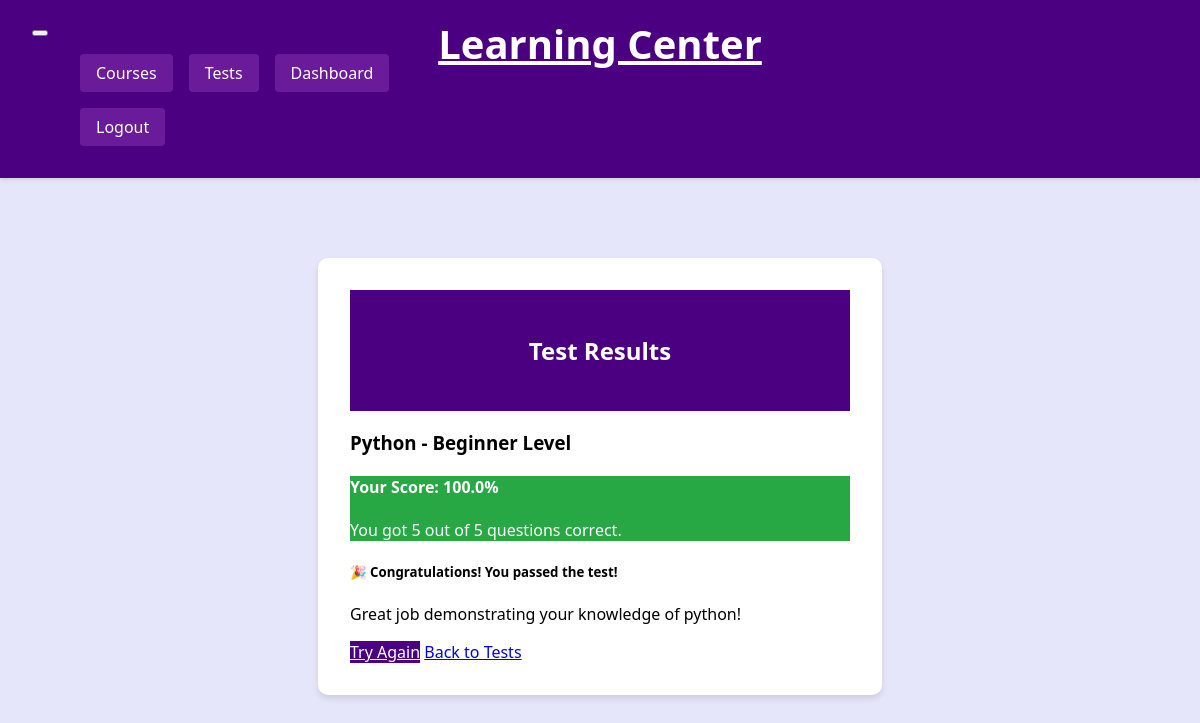
The page /test/result/1/ (signed in) on the database its author committed.
### courses/models.py (models this page shows, shortened)
class TestResult(models.Model):
    LEVELS = [
        ('beginner', 'Beginner'),
        ('intermediate', 'Intermediate'),
        ('advanced', 'Advanced')
    ]
    user = models.ForeignKey(User, on_delete=models.CASCADE)
    topic = models.CharField(max_length=100)
    level = models.CharField(max_length=20, choices=LEVELS, default='beginner')  # Changed from integer to CharField
    score = models.DecimalField(max_digits=5, decimal_places=2)
    total_questions = models.IntegerField()
    correct_answers = models.IntegerField()
    completed_at = models.DateTimeField(auto_now_add=True)
    class Meta:
        ordering = ['-completed_at']

### courses/views.py (the view)
# urls.py: path('test/result/<int:test_id>/', views.test_result, name='test_result'),
@login_required
def test_result(request, test_id):
    try:
        test_result = TestResult.objects.get(id=test_id, user=request.user)
        context = {
            'score_percentage': test_result.score,
            'correct_answers': test_result.correct_answers,
            'total_questions': test_result.total_questions,
            'topic': test_result.topic,
            'level': test_result.level,
            'test_result': test_result
        }
        return render(request, 'courses/test_result.html', context)
    except TestResult.DoesNotExist:
        messages.error(request, "Test result not found.")
        return redirect('courses:test_list')

### courses/context_processors.py (called while the page is built)
def user_stats(request):
    if request.user.is_authenticated:
        return {
            'total_courses': Course.objects.filter(author=request.user).count(),
            'total_tests': TestResult.objects.filter(user=request.user).count(),
        }
    return {}

### courses/templates/courses/test_result.html
{% extends 'courses/base.html' %}
{% block content %}
<div class="container mt-5">
    <div class="auth-container">
    <div class="card">
        <div class="card-header bg-primary text-white">
            <h2 class="mb-0">Test Results</h2>
        </div>
        <div class="card-body">
            <h3>{{ topic|title }} - {{ level|title }} Level</h3>
            <div class="alert {% if score_percentage >= 70 %}alert-success{% else %}alert-warning{% endif %} mt-4">
                <h4 class="alert-heading">Your Score: {{ score_percentage|floatformat:1 }}%</h4>
                <p class="mb-0">You got {{ correct_answers }} out of {{ total_questions }} questions correct.</p>
            </div>
            {% if score_percentage >= 70 %}
                <div class="text-success mt-3">
                    <h5>🎉 Congratulations! You passed the test!</h5>
                    <p>Great job demonstrating your knowledge of {{ topic }}!</p>
                </div>
            {% else %}
                <div class="text-warning mt-3">
                    <h5>Keep practicing!</h5>
                    <p>You need 70% to pass. Review the material and try again.</p>
                </div>
            {% endif %}
            <div class="mt-4">
                <a href="{% url 'courses:test_list' %}?topic={{ topic }}&difficulty={{ level }}"
                   class="btn btn-primary me-2">Try Again</a>
                <a href="{% url 'courses:test_list' %}"
                   class="btn btn-secondary">Back to Tests</a>
            </div>
        </div>
        </div>
    </div>
</div>
{% endblock %}

### courses/static/courses/style.css (style rules this page uses)
:root { --primary-light: #e6e6fa; --primary-dark: #4b0082; --accent-light: #f8f8ff; --accent-dark: #2b0047; --text-light: #ffffff; --text-dark: #000000; --success: #28a745; --warning: #ffc107; --danger: #dc3545; --nav-button: #6a1b9a; }
body { background-color: var(--primary-light); color: var(--text-dark); font-family: 'Segoe UI', Tahoma, Geneva, Verdana, sans-serif; margin: 0; padding: 0; }
.card { background-color: var(--text-light); border: none; box-shadow: 0 4px 6px rgba(0, 0, 0, 0.1); transition: transform 0.2s; }
.card-header { background-color: var(--primary-dark); color: var(--text-light); }
.auth-container { max-width: 500px; margin: 5rem auto; padding: 2rem; background-color: var(--text-light); border-radius: 10px; box-shadow: 0 4px 6px rgba(0, 0, 0, 0.1); }
.auth-container .card { border: none; box-shadow: none; }
.auth-container .card-header { text-align: center; padding: 1.5rem; }
.btn-primary { background-color: var(--primary-dark); border-color: var(--primary-dark); color: var(--text-light); }
.alert-success { background-color: var(--success); color: var(--text-light); }

### rows shown on the page
TestResult: topic "Python", level "Beginner", score "100.0", topic "python"

### other values the page prints
{{ correct_answers }} "5"
{{ total_questions }} "5"
